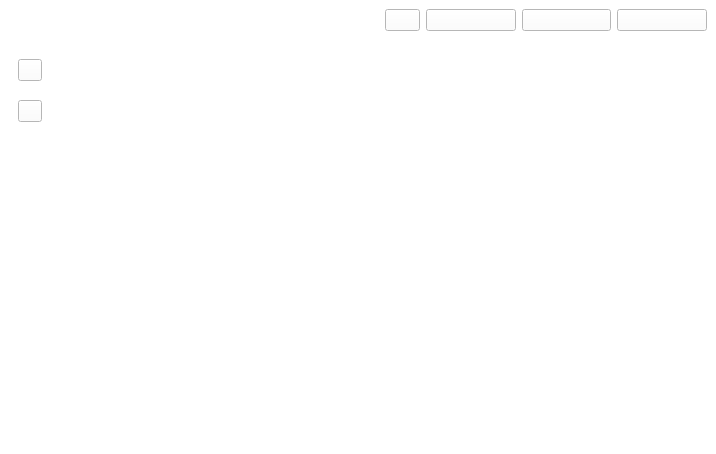
<?xml version='1.0' encoding='utf-8'?>
<ui version="4.0">
 <class>MainWindow</class>
 <widget class="QMainWindow" name="MainWindow">
  <property name="geometry">
   <rect>
    <x>0</x>
    <y>0</y>
    <width>716</width>
    <height>454</height>
   </rect>
  </property>
  <property name="windowTitle">
   <string>MainWindow</string>
  </property>
  <property name="styleSheet">
   <string notr="true">background:white</string>
  </property>
  <widget class="QWidget" name="centralwidget">
   <layout class="QGridLayout" name="gridLayout">
    <item row="0" column="2">
     <layout class="QGridLayout" name="gridLayout_2">
      <item row="0" column="3">
       <widget class="QPushButton" name="close_window_button">
        <property name="text">
         <string />
        </property>
        <property name="icon">
         <iconset resource="../Qss/icons/_icons.qrc">
          <normaloff>:/feather/icons/feather/window_close.png</normaloff>:/feather/icons/feather/window_close.png</iconset>
        </property>
       </widget>
      </item>
      <item row="0" column="2">
       <widget class="QPushButton" name="restore_window_button">
        <property name="text">
         <string />
        </property>
        <property name="icon">
         <iconset resource="../Qss/icons/_icons.qrc">
          <normaloff>:/feather/icons/feather/maximize-2.png</normaloff>:/feather/icons/feather/maximize-2.png</iconset>
        </property>
       </widget>
      </item>
      <item row="0" column="1">
       <widget class="QPushButton" name="minimize_window_button">
        <property name="text">
         <string />
        </property>
        <property name="icon">
         <iconset resource="../Qss/icons/_icons.qrc">
          <normaloff>:/feather/icons/feather/window_minimize.png</normaloff>:/feather/icons/feather/window_minimize.png</iconset>
        </property>
       </widget>
      </item>
      <item row="0" column="0">
       <widget class="QCustomQPushButton" name="open_close_side_bar_btn">
        <property name="sizePolicy">
         <sizepolicy hsizetype="Minimum" vsizetype="Fixed">
          <horstretch>0</horstretch>
          <verstretch>0</verstretch>
         </sizepolicy>
        </property>
        <property name="minimumSize">
         <size>
          <width>35</width>
          <height>0</height>
         </size>
        </property>
        <property name="maximumSize">
         <size>
          <width>35</width>
          <height>16777215</height>
         </size>
        </property>
        <property name="text">
         <string />
        </property>
        <property name="icon">
         <iconset resource="../Qss/icons/_icons.qrc">
          <normaloff>:/feather/icons/feather/chevrons-left.png</normaloff>:/feather/icons/feather/chevrons-left.png</iconset>
        </property>
       </widget>
      </item>
     </layout>
    </item>
    <item row="2" column="0">
     <widget class="QCustomSlideMenu" name="menu_widget" native="true">
      <property name="sizePolicy">
       <sizepolicy hsizetype="Minimum" vsizetype="Minimum">
        <horstretch>0</horstretch>
        <verstretch>0</verstretch>
       </sizepolicy>
      </property>
      <property name="minimumSize">
       <size>
        <width>42</width>
        <height>0</height>
       </size>
      </property>
      <property name="maximumSize">
       <size>
        <width>42</width>
        <height>16777215</height>
       </size>
      </property>
      <layout class="QVBoxLayout" name="verticalLayout">
       <item>
        <widget class="QPushButton" name="page1ss">
         <property name="sizePolicy">
          <sizepolicy hsizetype="Minimum" vsizetype="Maximum">
           <horstretch>0</horstretch>
           <verstretch>0</verstretch>
          </sizepolicy>
         </property>
         <property name="text">
          <string />
         </property>
         <property name="icon">
          <iconset resource="../Qss/icons/_icons.qrc">
           <normaloff>:/material_design/icons/material_design/chat.png</normaloff>:/material_design/icons/material_design/chat.png</iconset>
         </property>
        </widget>
       </item>
       <item>
        <widget class="QPushButton" name="page2ssss">
         <property name="sizePolicy">
          <sizepolicy hsizetype="Minimum" vsizetype="Maximum">
           <horstretch>0</horstretch>
           <verstretch>0</verstretch>
          </sizepolicy>
         </property>
         <property name="text">
          <string />
         </property>
        </widget>
       </item>
       <item>
        <spacer name="verticalSpacer">
         <property name="orientation">
          <enum>Qt::Vertical</enum>
         </property>
         <property name="sizeType">
          <enum>QSizePolicy::Maximum</enum>
         </property>
         <property name="sizeHint" stdset="0">
          <size>
           <width>20</width>
           <height>300</height>
          </size>
         </property>
        </spacer>
       </item>
      </layout>
     </widget>
    </item>
    <item row="2" column="1" colspan="2">
     <widget class="QCustomQStackedWidget" name="myStackedWidget">
      <property name="sizePolicy">
       <sizepolicy hsizetype="Minimum" vsizetype="Minimum">
        <horstretch>0</horstretch>
        <verstretch>0</verstretch>
       </sizepolicy>
      </property>
      <property name="minimumSize">
       <size>
        <width>650</width>
        <height>400</height>
       </size>
      </property>
      <property name="styleSheet">
       <string notr="true">
QWidget {
    background-color: white;
}
</string>
      </property>
      <widget class="QWidget" name="page_2" />
      <widget class="QWidget" name="page" />
     </widget>
    </item>
    <item row="0" column="0" colspan="2">
     <spacer name="horizontalSpacer">
      <property name="orientation">
       <enum>Qt::Horizontal</enum>
      </property>
      <property name="sizeType">
       <enum>QSizePolicy::Maximum</enum>
      </property>
      <property name="sizeHint" stdset="0">
       <size>
        <width>580</width>
        <height>20</height>
       </size>
      </property>
     </spacer>
    </item>
   </layout>
  </widget>
 </widget>
 <customwidgets>
  <customwidget>
   <class>QCustomQStackedWidget</class>
   <extends>QStackedWidget</extends>
   <header location="global">Custom_Widgets.QCustomQStackedWidget.h</header>
   <container>1</container>
  </customwidget>
  <customwidget>
   <class>QCustomSlideMenu</class>
   <extends>QWidget</extends>
   <header location="global">Custom_Widgets.QCustomSlideMenu.h</header>
   <container>1</container>
  </customwidget>
  <customwidget>
   <class>QCustomQPushButton</class>
   <extends>QPushButton</extends>
   <header location="global">Custom_Widgets.QCustomQPushButton.h</header>
  </customwidget>
 <customwidget><class>QPushButton</class><extends>QPushButton</extends><header location="global">Custom_Widgets.Theme.h</header><container>1</container></customwidget><customwidget><class>QLabel</class><extends>QLabel</extends><header location="global">Custom_Widgets.Theme.h</header><container>1</container></customwidget></customwidgets>
 <connections />
</ui>
